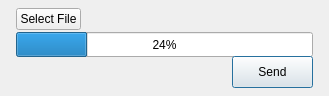
<?xml version="1.0" encoding="UTF-8"?>
<ui version="4.0">
 <class>SendDialog</class>
 <widget class="QDialog" name="SendDialog">
  <property name="geometry">
   <rect>
    <x>0</x>
    <y>0</y>
    <width>329</width>
    <height>96</height>
   </rect>
  </property>
  <property name="windowTitle">
   <string>Dialog</string>
  </property>
  <widget class="QProgressBar" name="ProgBar">
   <property name="geometry">
    <rect>
     <x>16</x>
     <y>32</y>
     <width>297</width>
     <height>25</height>
    </rect>
   </property>
   <property name="value">
    <number>24</number>
   </property>
  </widget>
  <widget class="QToolButton" name="SelectBtn">
   <property name="geometry">
    <rect>
     <x>16</x>
     <y>8</y>
     <width>65</width>
     <height>22</height>
    </rect>
   </property>
   <property name="text">
    <string>Select File</string>
   </property>
  </widget>
  <widget class="QPushButton" name="SendBtn">
   <property name="geometry">
    <rect>
     <x>232</x>
     <y>56</y>
     <width>81</width>
     <height>32</height>
    </rect>
   </property>
   <property name="text">
    <string>Send</string>
   </property>
  </widget>
  <widget class="QLabel" name="SendLog">
   <property name="geometry">
    <rect>
     <x>16</x>
     <y>56</y>
     <width>209</width>
     <height>16</height>
    </rect>
   </property>
   <property name="text">
    <string/>
   </property>
  </widget>
 </widget>
 <resources/>
 <connections/>
</ui>
